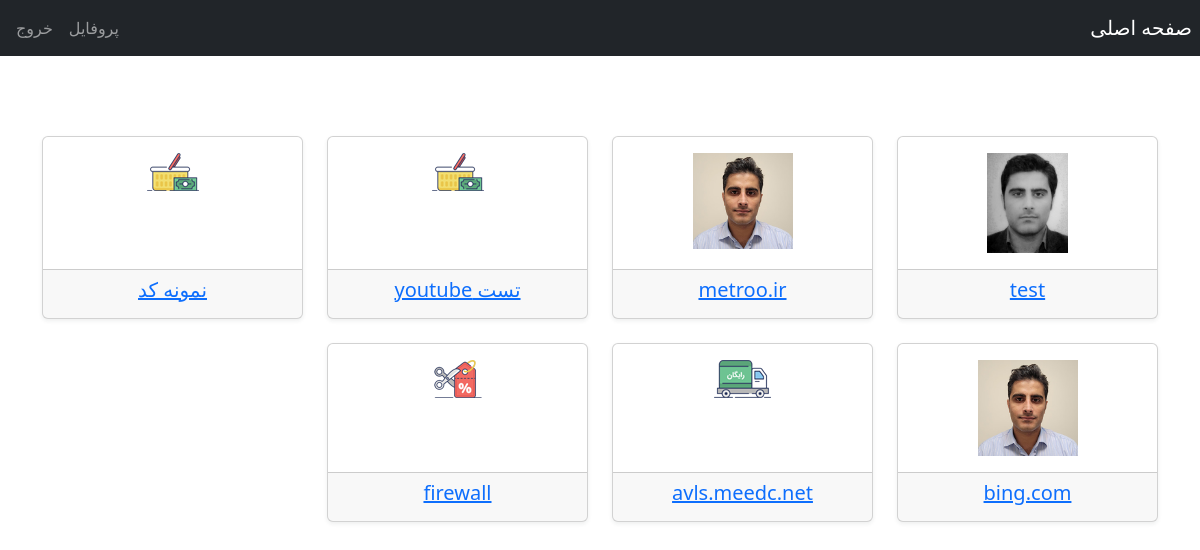
Screenshot of / (signed in) with the database file from the repository.
### embedContent/models.py (models this page shows, shortened)
class EmbedContent(models.Model):
    title = models.CharField(max_length=200 , verbose_name=_('title'))
    url = models.CharField(max_length=500 ,verbose_name=_('url'))
    imageurl = models.ImageField()
    published = models.BooleanField()
    slug = models.CharField(max_length=200)
    class Meta:
        verbose_name = 'داشبورد'
        verbose_name_plural = 'لیست داشبوردها'

### embedContent/views.py (the view)
# urls.py: path('' , views.home , name='home'),
def home(request):
    if request.user.is_authenticated:
        user = request.user
        content_type = ContentType.objects.get_for_model(EmbedContent)
        id = content_type.id
        user_permissions_list = list(Permission.objects.values_list('codename',  flat=True).filter(Q(user=request.user), content_type_id=id))
        p1 = EmbedContent.objects.filter(Q(slug__in=user_permissions_list))
        return render(request, 'index.html', {'todos' : p1})
    else:
        return redirect(to='login')

### embedContent/templates/index.html (shortened to what this page needs)
{% extends "users/base.html" %}
{% block content %}
    {% if user.is_authenticated %}
<div class="album py-5">
    <div class="container">
        <div class="row row-cols-1 row-cols-sm-2 row-cols-md-3 row-cols-lg-4  g-4">
        {% for todo in todos %}
             <div class="col ">
                 <a href="{% url 'embedContent:details' todo.id %}">
                    <div class="card  shadow-sm text-center h-100">
                        <div class="card-body">
                            <img src="media/{{ todo.imageurl }}"   style="align-content:center;max-width:100px;max-height: 100px" alt="...">
                        </div>
                        <div class="card-footer">
                            <div class="card-text">
                                 <h5 class="card-title">{{ todo.title }}</h5>
                            </div>
                        </div>
                    </div>
                 </a>
             </div>
        {% endfor %}
        </div>
    </div>
</div>
    {% endif %}
{% endblock content %}

### rows the page displays
EmbedContent: imageurl (picture), title "test"
EmbedContent: imageurl (picture), title "metroo.ir"
EmbedContent: imageurl (picture), title "تست youtube"
EmbedContent: imageurl (picture), title "نمونه کد"
EmbedContent: imageurl (picture), title "bing.com"
EmbedContent: imageurl (picture), title "avls.meedc.net"
EmbedContent: imageurl (picture), title "firewall"
